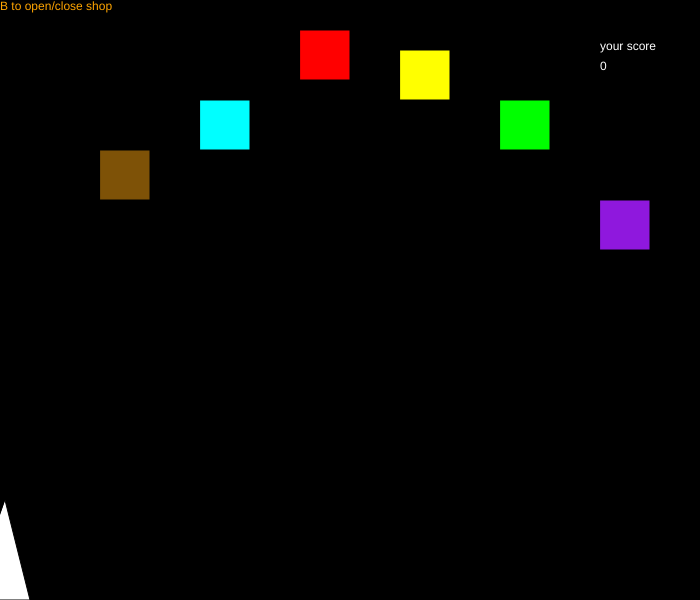
Frame 1 (no input)
Frame 60 (no input): identical to frame 1, image omitted
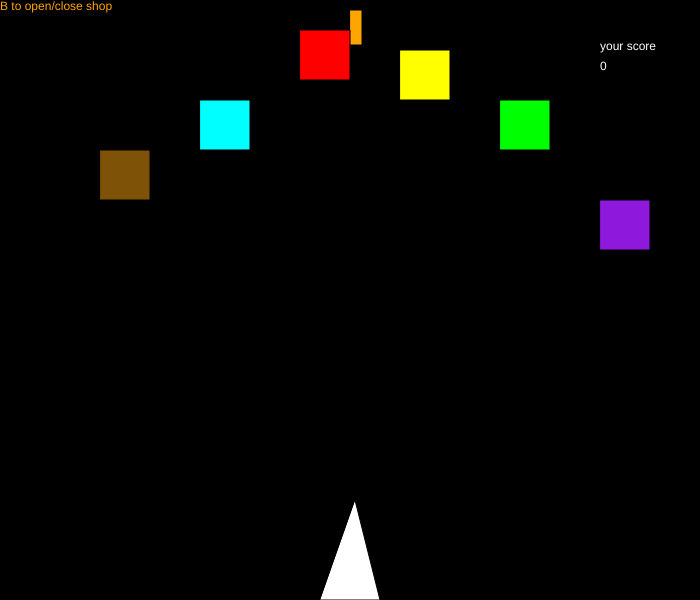
Frame 120 (the mouse pressed at the canvas centre since frame 60)

The p5.js sketch that drew these frames (run headless with seeded random() and noise() and a simulated clock; from frame 60 on, the mouse is pressed at the canvas centre):

// p5.js sketch
// ── sketch.js
var blx = Array(50);
var bly = Array(50);

var catx = 300;
var caty = 30;

var batx = 400;
var baty = 50;

var atx = 200;
var aty = 100;

var tx = 500;
var ty = 100;

var x = 100;
var y = 150;

var ax = 600;
var ay = 200;

var m = 1;

var s = 1;

var points = 0;

var showmenu = 0;

var block = 0;

var level = 50;

var levelup = 1;

var good = 50;
var bad = -25;

var flash = 1;

function setup() {
  createCanvas(700, 600);
  noCursor();
  //arrays(
  for (var i = 0; i < blx.length; i = i + 1) {
    blx[i] = 100;
    bly[i] = -5000;
    console.log(i);
  }
  //)
}

function draw() {
  background(0);

  // arrays(
  for (var i = 0; i < blx.length; i = i + 1) {
    if (i < 10) {
      fill("orange");
    }
    if (i > 10) {
      fill(25, 222, 17);
    }
    if (i > 20) {
      fill(27, 113, 193);
    }
    if (i > 30) {
      fill(223, 45, 207);
    }
    if (i > 40) {
      fill(22, 190, 219);
    }

    rect(blx[i], bly[i], 12, 35);
    bly[i] = bly[i] - 10;
  }
  console.log(blx[0]);
  //)

  //red (
  fill(255, 0, 0);
  rect(catx, caty, level);
  for (var i = 0; i < blx.length; i = i + 1) {
    if (collision(blx[i], bly[i], catx, caty)) {
      catx = random(650);
      caty = random(300);
      points = points + 25;
    
  } //yelow
  fill(255, 255, 0);
  rect(batx, baty, level);

  if ( collision(blx[i], bly[i], baty) 
    
  ) {
    batx = random(650);
    baty = random(300);
    points = points + 25;
  }

  //teal
  fill(0, 255, 255);
  rect(atx, aty, level);

  if ( collision(blx[i], bly[i], atx, aty) 
   
  ) {
    atx = random(650);
    aty = random(300);
    points = points + 25;
  }

  //green
  fill(0, 255, 0);
  rect(tx, ty, level);

  if ( collision(blx[i], bly[i], tx, ty) 
   
  ) {
    tx = random(650);
    ty = random(300);
    points = points + 25;
  }

  //brown
  fill("#7E5207");
  rect(x, y, level);

  if (  collision(blx[i], bly[i], x, y) 
    
  ) {
    x = random(650);
    y = random(300);
    points = points + 25;
  }

  // puple
  fill("#8F18DD");
  rect(ax, ay, level);

  if ( collision(blx[i], bly[i], ax, ay) 
   
  ) {
    ax = random(650);
    ay = random(300);
    points = points + 25;
  }
}
  //)
//speed upgrade{
  fill("orange");

  if (s == 1) {
  }
  if (s == 2) {
  }
  if (s == 3) {
  }
  if (s == 4) {
  }
//}
  
  //[
  if (points > 10000000) {
    points = 0;
  }
  text("B to open/close shop", 0, 10);
  fill(255);
  text("your score", 600, 50);
  text(points, 600, 70);
  if (showmenu == 1) {
    menu();
  }
  fill(255);
  triangle(5 + mouseX, 500, 30 + mouseX, 600, -30 + mouseX, 600);

  //]
}
function mousePressed() {
  for (var i = 0; i < blx.length; i = i + 1) {
    if (bly[i] < -5000) {
      blx[i] = mouseX;
      bly[i] = 600;
      return;
    }
  }
}

function keyPressed() {
  if (key == "b") {
    if (showmenu == 0) {
      showmenu = 1;
    } else {
      showmenu = 0;
    }
  }
  if (key == "q") {
    flash = 0;
  }
  if (key == "x") {
    points = 10000000;
  }

  if (key == "r" && points > 500 && m == 1) {
    m = m + 1;
    points = points - 500;
  } else if (key == "r" && points > 1000 && m == 2) {
    m = m + 1;
    points = points - 1000;
  } else if (key == "r" && points > 1500 && m == 3) {
    m = m + 1;
    points = points - 1500;
  } else if (key == "r" && points > 2000 && m == 4) {
    m = m + 1;
    points = points - 2000;
  }
  if (key == "r" && points > 4000) {
    block = block + 1;
  }

  if (key == "t" && points > 500 && s == 1) {
    s = s + 1;
    points = points - 500;
  } else if (key == "t" && points > 1000 && s == 2) {
    s = s + 1;
    points = points - 1000;
  } else if (key == "t" && points > 1500 && s == 3) {
    s = s + 1;
    points = points - 1500;
  } else if (key == "t" && points > 2000 && s == 4) {
    points = points - 2000;
  }
  if (key == "u" && points > 15000 && levelup == 1) {
    level = level + 60;
  }
}


function menu() {
  fill(255);
  rect(0, 250, 180, 400);
  fill(0);
  text("R = buy shot ", 10, 270);
  text("T = buy speed ", 10, 290);
  text("Y = buy point upgrade ", 10, 310);
  text("U = by level ", 10, 330);
  text(" 500 score -> shot2", 10, 360);
  text(" 1000 score -> shot3", 10, 380);
  text(" 1500 score -> shot4", 10, 400);
  text("2000 score -> shot5", 10, 420);
  text("4000 score -> point upgrade", 10, 440);
  text("1200 score -> speed2 shot", 10, 460);
  text("3600 score -> speed3 shot", 10, 480);
  text("5000 score -> speed4 shot", 10, 500);
  text("15000 score -> level up", 10, 560);
}


function collision(x1, y1, boxx, boxy) {
  return x1 > boxx && x1 < boxx + level && y1 > boxy && y1 < boxy + level;
}

function collision20(x1, y1, boxx, boxy) {
  return x1 > boxx && x1 < boxx + 20 && y1 > boxy && y1 < boxy + 20;
}
